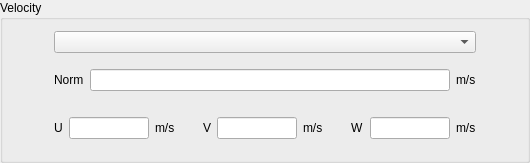
       <widget class="QGroupBox" name="groupBoxVelocity">
        <property name="toolTip">
         <string>&lt;html&gt;&lt;head/&gt;&lt;body&gt;&lt;p&gt;&lt;span style=&quot; font-size:9pt;&quot;&gt;Define the
          velocity profile for the selected particle inlet boundary condition.&lt;/span&gt;&lt;/p&gt;&lt;/body&gt;&lt;/html&gt;
         </string>
        </property>
        <property name="title">
         <string>Velocity</string>
        </property>
        <layout class="QGridLayout">
         <item row="0" column="0">
          <layout class="QGridLayout">
           <item row="0" column="1">
            <widget class="QComboBox" name="comboBoxIJUVW">
             <property name="minimumSize">
              <size>
               <width>300</width>
               <height>0</height>
              </size>
             </property>
             <property name="focusPolicy">
              <enum>Qt::ClickFocus</enum>
             </property>
             <property name="toolTip">
              <string>&lt;html&gt;&lt;head/&gt;&lt;body&gt;&lt;p&gt;&lt;span style=&quot; font-size:9pt;&quot;&gt;Define
               the velocity profile for the selected particle inlet boundary condition. Four choices are available:&lt;/span&gt;&lt;/p&gt;&lt;p&gt;&lt;span
               style=&quot; font-size:9pt;&quot;&gt;- Flow velocity: impose the flow velocity for the particle velocity,&lt;/span&gt;&lt;/p&gt;&lt;p&gt;&lt;span
               style=&quot; font-size:9pt;&quot;&gt;- Normal direction velocities: impose velocity along the normal
               direction of the boundary face,&lt;/span&gt;&lt;/p&gt;&lt;p&gt;&lt;span style=&quot; font-size:9pt;&quot;&gt;-
               Velocity given by values: specify the value of each component of the velocity vector,&lt;/span&gt;&lt;/p&gt;&lt;p&gt;&lt;span
               style=&quot; font-size:9pt;&quot;&gt;- User-defined profile: specify the velocity vector in the
               user-defined functions.&lt;/span&gt;&lt;/p&gt;&lt;/body&gt;&lt;/html&gt;
              </string>
             </property>
            </widget>
           </item>
           <item row="1" column="0">
            <spacer>
             <property name="orientation">
              <enum>Qt::Horizontal</enum>
             </property>
             <property name="sizeHint" stdset="0">
              <size>
               <width>40</width>
               <height>20</height>
              </size>
             </property>
            </spacer>
           </item>
           <item row="1" column="1">
            <widget class="QFrame" name="frameVelocityNorm">
             <property name="minimumSize">
              <size>
               <width>16</width>
               <height>42</height>
              </size>
             </property>
             <property name="frameShape">
              <enum>QFrame::NoFrame</enum>
             </property>
             <property name="frameShadow">
              <enum>QFrame::Raised</enum>
             </property>
             <layout class="QGridLayout">
              <property name="margin">
               <number>0</number>
              </property>
              <item row="0" column="0">
               <layout class="QGridLayout">
                <item row="0" column="0">
                 <widget class="QLabel" name="labelIUNO">
                  <property name="toolTip">
                   <string>&lt;html&gt;&lt;head/&gt;&lt;body&gt;&lt;p&gt;&lt;span style=&quot; font-size:9pt;&quot;&gt;Specify
                    the norm of the velocity vector. Its direction is normal to boundary faces.&lt;/span&gt;&lt;/p&gt;&lt;/body&gt;&lt;/html&gt;
                   </string>
                  </property>
                  <property name="text">
                   <string>Norm</string>
                  </property>
                 </widget>
                </item>
                <item row="0" column="1">
                 <widget class="QLineEdit" name="lineEditIUNO">
                  <property name="toolTip">
                   <string>&lt;html&gt;&lt;head/&gt;&lt;body&gt;&lt;p&gt;&lt;span style=&quot; font-size:9pt;&quot;&gt;Specify
                    the norm of the velocity vector. Its direction is normal to boundary faces.&lt;/span&gt;&lt;/p&gt;&lt;/body&gt;&lt;/html&gt;
                   </string>
                  </property>
                 </widget>
                </item>
                <item row="0" column="2">
                 <widget class="QLabel" name="labelUnitIUNO">
                  <property name="toolTip">
                   <string>&lt;html&gt;&lt;head/&gt;&lt;body&gt;&lt;p&gt;&lt;span style=&quot; font-size:9pt;&quot;&gt;Specify
                    the norm of the velocity vector. Its direction is normal to boundary faces.&lt;/span&gt;&lt;/p&gt;&lt;/body&gt;&lt;/html&gt;
                   </string>
                  </property>
                  <property name="text">
                   <string>m/s</string>
                  </property>
                 </widget>
                </item>
               </layout>
              </item>
             </layout>
            </widget>
           </item>
           <item row="1" column="2">
            <spacer>
             <property name="orientation">
              <enum>Qt::Horizontal</enum>
             </property>
             <property name="sizeHint" stdset="0">
              <size>
               <width>40</width>
               <height>20</height>
              </size>
             </property>
            </spacer>
           </item>
           <item row="2" column="1">
            <widget class="QFrame" name="frameVelocityValues">
             <property name="minimumSize">
              <size>
               <width>16</width>
               <height>42</height>
              </size>
             </property>
             <property name="frameShape">
              <enum>QFrame::NoFrame</enum>
             </property>
             <property name="frameShadow">
              <enum>QFrame::Raised</enum>
             </property>
             <layout class="QGridLayout">
              <property name="margin">
               <number>0</number>
              </property>
              <item row="0" column="0">
               <layout class="QGridLayout">
                <item row="0" column="0">
                 <widget class="QLabel" name="labelIUPT">
                  <property name="toolTip">
                   <string>&lt;html&gt;&lt;head/&gt;&lt;body&gt;&lt;p&gt;&lt;span style=&quot; font-size:9pt;&quot;&gt;Specify
                    the value of each velocity vector component.&lt;/span&gt;&lt;/p&gt;&lt;/body&gt;&lt;/html&gt;
                   </string>
                  </property>
                  <property name="text">
                   <string>U</string>
                  </property>
                 </widget>
                </item>
                <item row="0" column="1">
                 <widget class="QLineEdit" name="lineEditIUPT">
                  <property name="maximumSize">
                   <size>
                    <width>80</width>
                    <height>16777215</height>
                   </size>
                  </property>
                  <property name="toolTip">
                   <string>&lt;html&gt;&lt;head/&gt;&lt;body&gt;&lt;p&gt;&lt;span style=&quot; font-size:9pt;&quot;&gt;Specify
                    the value of each velocity vector component.&lt;/span&gt;&lt;/p&gt;&lt;/body&gt;&lt;/html&gt;
                   </string>
                  </property>
                 </widget>
                </item>
                <item row="0" column="2">
                 <widget class="QLabel" name="labelUnitIUPT">
                  <property name="toolTip">
                   <string>&lt;html&gt;&lt;head/&gt;&lt;body&gt;&lt;p&gt;&lt;span style=&quot; font-size:9pt;&quot;&gt;Specify
                    the value of each velocity vector component.&lt;/span&gt;&lt;/p&gt;&lt;/body&gt;&lt;/html&gt;
                   </string>
                  </property>
                  <property name="text">
                   <string>m/s</string>
                  </property>
                 </widget>
                </item>
                <item row="0" column="3">
                 <spacer>
                  <property name="orientation">
                   <enum>Qt::Horizontal</enum>
                  </property>
                  <property name="sizeHint" stdset="0">
                   <size>
                    <width>22</width>
                    <height>16</height>
                   </size>
                  </property>
                 </spacer>
                </item>
                <item row="0" column="4">
                 <widget class="QLabel" name="labelIVPT">
                  <property name="toolTip">
                   <string>&lt;html&gt;&lt;head/&gt;&lt;body&gt;&lt;p&gt;&lt;span style=&quot; font-size:9pt;&quot;&gt;Specify
                    the value of each velocity vector component.&lt;/span&gt;&lt;/p&gt;&lt;/body&gt;&lt;/html&gt;
                   </string>
                  </property>
                  <property name="text">
                   <string>V</string>
                  </property>
                 </widget>
                </item>
                <item row="0" column="5">
                 <widget class="QLineEdit" name="lineEditIVPT">
                  <property name="maximumSize">
                   <size>
                    <width>80</width>
                    <height>16777215</height>
                   </size>
                  </property>
                  <property name="toolTip">
                   <string>&lt;html&gt;&lt;head/&gt;&lt;body&gt;&lt;p&gt;&lt;span style=&quot; font-size:9pt;&quot;&gt;Specify
                    the value of each velocity vector component.&lt;/span&gt;&lt;/p&gt;&lt;/body&gt;&lt;/html&gt;
                   </string>
                  </property>
                 </widget>
                </item>
                <item row="0" column="6">
                 <widget class="QLabel" name="labelUnitIVPT">
                  <property name="toolTip">
                   <string>&lt;html&gt;&lt;head/&gt;&lt;body&gt;&lt;p&gt;&lt;span style=&quot; font-size:9pt;&quot;&gt;Specify
                    the value of each velocity vector component.&lt;/span&gt;&lt;/p&gt;&lt;/body&gt;&lt;/html&gt;
                   </string>
                  </property>
                  <property name="text">
                   <string>m/s</string>
                  </property>
                 </widget>
                </item>
                <item row="0" column="7">
                 <spacer>
                  <property name="orientation">
                   <enum>Qt::Horizontal</enum>
                  </property>
                  <property name="sizeHint" stdset="0">
                   <size>
                    <width>22</width>
                    <height>16</height>
                   </size>
                  </property>
                 </spacer>
                </item>
                <item row="0" column="8">
                 <widget class="QLabel" name="labelIWPT">
                  <property name="toolTip">
                   <string>&lt;html&gt;&lt;head/&gt;&lt;body&gt;&lt;p&gt;&lt;span style=&quot; font-size:9pt;&quot;&gt;Specify
                    the value of each velocity vector component.&lt;/span&gt;&lt;/p&gt;&lt;/body&gt;&lt;/html&gt;
                   </string>
                  </property>
                  <property name="text">
                   <string>W</string>
                  </property>
                 </widget>
                </item>
                <item row="0" column="9">
                 <widget class="QLineEdit" name="lineEditIWPT">
                  <property name="maximumSize">
                   <size>
                    <width>80</width>
                    <height>16777215</height>
                   </size>
                  </property>
                  <property name="toolTip">
                   <string>&lt;html&gt;&lt;head/&gt;&lt;body&gt;&lt;p&gt;&lt;span style=&quot; font-size:9pt;&quot;&gt;Specify
                    the value of each velocity vector component.&lt;/span&gt;&lt;/p&gt;&lt;/body&gt;&lt;/html&gt;
                   </string>
                  </property>
                 </widget>
                </item>
                <item row="0" column="10">
                 <widget class="QLabel" name="labelUnitIWPT">
                  <property name="toolTip">
                   <string>&lt;html&gt;&lt;head/&gt;&lt;body&gt;&lt;p&gt;&lt;span style=&quot; font-size:9pt;&quot;&gt;Specify
                    the value of each velocity vector component.&lt;/span&gt;&lt;/p&gt;&lt;/body&gt;&lt;/html&gt;
                   </string>
                  </property>
                  <property name="text">
                   <string>m/s</string>
                  </property>
                 </widget>
                </item>
               </layout>
              </item>
             </layout>
            </widget>
           </item>
          </layout>
         </item>
        </layout>
       </widget>
